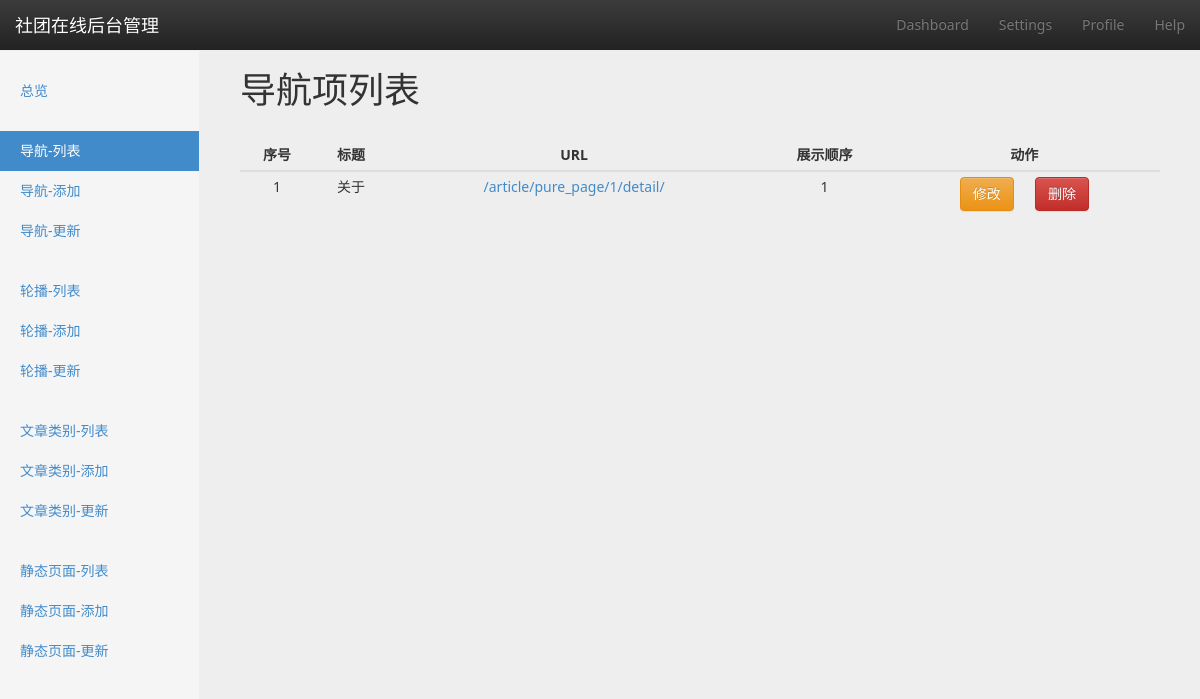
Page /navbar/list/ on the earlier database version.
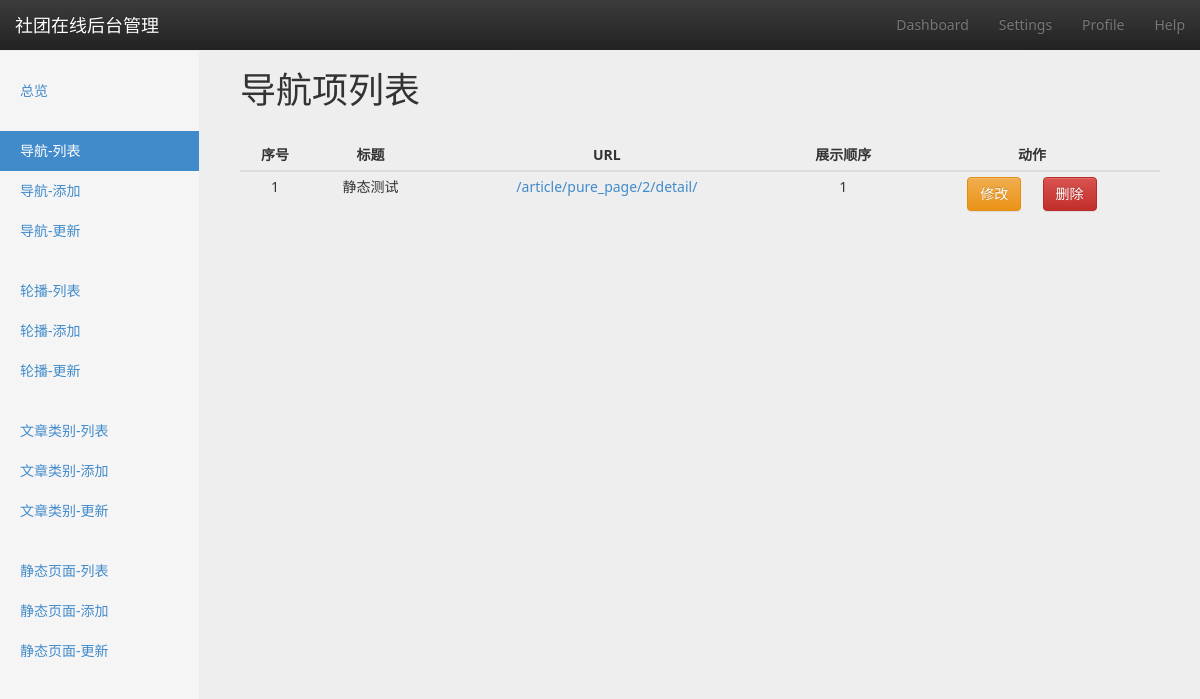
Same page on the later database version.
### navbar/models.py (models this page shows, shortened)
class NavItem(models.Model):
    title = models.CharField(verbose_name=u'标题', max_length=8, default=u'New page')
    url = models.CharField(verbose_name=u'指向链接', max_length=4096, blank=True, null=True)
    show_order = models.SmallIntegerField(verbose_name=u'展示顺序', default=0)
    create_time = models.DateTimeField(verbose_name=u'创建时间', auto_now_add=True)
    class Meta:
        verbose_name_plural = verbose_name = u'导航条'
        ordering = ['show_order', '-create_time']

### navbar/views.py (the view)
class NavbarListView(BaseMixin, ListView):
    model = NavItem
    context_object_name = 'navbar_list'
    def get_context_data(self, *args, **kwargs):
        context = super(NavbarListView, self).get_context_data(*args, **kwargs)
        context['active_page'] = 'navbar-list'
        return context

### utils/common_mixin.py (called while the page is built)
    def get_context_data(self, *args, **kwargs):
        context = super(BaseMixin, self).get_context_data(**kwargs)
        context['COMMUNITY_NAME'] = COMMUNITY_NAME
        context['COMMUNITY_DESCRIPTION'] = COMMUNITY_DESCRIPTION
        context['PAGE_NUMBER'] = PAGE_NUMBER
        return context

### templates/navbar/navitem_list.html (shortened to what this page needs)
{% extends 'website/backend/settings/settings_base.html' %}
{% block option-title %}
    导航项列表
{% endblock %}
{% block content %}
    <div class="col-md-12">
        <table class="table table-hover table-responsive table-condensed dashboard-table">
            <thead>
                <tr>
                    <th>序号</th>
                    <th>标题</th>
                    <th>URL</th>
                    <th>展示顺序</th>
                    <th>动作</th>
                </tr>
            </thead>
            <tbody>
                {% for item in navbar_list %}
                    <tr>
                        <td>{{ forloop.counter }}</td>
                        <td>{{ item.title }}</td>
                        <td><a href="{{ item.url }}">{{ item.url }}</a></td>
                        <td>{{ item.show_order }}</td>
                        <td>
                            <a href="{% url 'navbar-update' item.pk %}" class="btn btn-warning" role="button">修改</a>
                            <button class="btn btn-danger" role="button" data-id="{{ item.id }}">删除</button>
                        </td>
                    </tr>
                {% endfor %}
            </tbody>
        </table>
    </div>
{% endblock %}

### templates/website/backend/settings/settings_base.html (shortened to what this page needs)
{% extends 'website/backend/backend_base.html' %}
{% block nav %}
    {% include 'website/backend/settings/settings_nav.html' %}
{% endblock %}

### templates/website/backend/backend_base.html (shortened to what this page needs)
{% extends 'website/base_frame.html' %}
{% load staticfiles %}
{% block external_head %}
    <link rel="stylesheet" type="text/css" href="{% static 'css/dashboard.css' %}">
{% endblock %}
{% block body %}
<nav class="navbar navbar-inverse navbar-fixed-top">
    <div class="container-fluid">
        <div class="navbar-header">
            <a class="navbar-brand" href="#">{{ COMMUNITY_NAME }}后台管理</a>
        </div>
        <div id="navbar" class="navbar-collapse collapse">
            <ul class="nav navbar-nav navbar-right">
                <li><a href="{% url 'dashboard' %}">Dashboard</a></li>
                <li><a href="{% url 'settings' %}">Settings</a></li>
                <li><a href="#">Profile</a></li>
                <li><a href="#">Help</a></li>
            </ul>
        </div>
    </div>
</nav>
<div class="container-fluid">
    <div class="row">
        <div class="col-sm-3 col-md-2 sidebar">
            {% block nav %}{% endblock %}
        </div>
        <div class="col-sm-9 col-sm-offset-3 col-md-10 col-md-offset-2 main">
            <h1 class="page-header">{% block option-title %}{% endblock %}</h1>
            <div class="row placeholders">
                {% block content %}
                {% endblock %}
            </div>
        </div>
    </div>
</div>
{% endblock %}

### templates/website/base_frame.html (shortened to what this page needs)
{% load staticfiles %}
<!DOCTYPE html>
<html lang="zh-hans">
<head>
    <link rel="stylesheet" type="text/css" href="{% static 'css/bootstrap.min.css' %}">
    <link rel="stylesheet" type="text/css" href="{% static 'css/bootstrap-theme.min.css' %}">
    <link rel="stylesheet" type="text/css" href="{% static 'css/main.css' %}">
    {% block external_head %}{% endblock %}
</head>
<body>
    {% block body %}{% endblock %}
</body>
</html>

### templates/website/backend/settings/settings_nav.html
<ul class="nav nav-sidebar">
    <li id="overview"><a href="{% url 'settings' %}">总览</a></li>
</ul>
{% include 'navbar/navbar_settings_nav.html' %}
{% include 'carousel/carousel_settings_nav.html' %}
{% include 'article/category_settings_nav.html' %}
{% include 'article/purepage_dashboard_nav.html' %}

### templates/navbar/navbar_settings_nav.html
<ul class="nav nav-sidebar">
    <li id="navbar-list"><a href="{% url 'navbar-list' %}">导航-列表</a></li>
    <li id="navbar-add"><a href="{% url 'navbar-add' %}">导航-添加</a></li>
    <li id="navbar-update"><a href="{% url 'navbar-list' %}">导航-更新</a></li>
</ul>

### templates/carousel/carousel_settings_nav.html
<ul class="nav nav-sidebar">
    <li id="carousel-list"><a href="{% url 'carousel-list' %}">轮播-列表</a></li>
    <li id="carousel-add"><a href="{% url 'carousel-add' %}">轮播-添加</a></li>
    <li id="carousel-update"><a href="{% url 'carousel-list' %}">轮播-更新</a></li>
</ul>

### templates/article/category_settings_nav.html
<ul class="nav nav-sidebar">
    <li id="category-list"><a href="{% url 'category-list' %}">文章类别-列表</a></li>
    <li id="category-add"><a href="{% url 'category-add' %}">文章类别-添加</a></li>
    <li id="category-update"><a href="{% url 'category-list' %}">文章类别-更新</a></li>
</ul>

### templates/article/purepage_dashboard_nav.html
<ul class="nav nav-sidebar">
    <li id="pure-page-list"><a href="{% url 'pure-page-list' %}">静态页面-列表</a></li>
    <li id="pure-page-add"><a href="{% url 'pure-page-add' %}">静态页面-添加</a></li>
    <li id="pure-page-update"><a href="{% url 'pure-page-list' %}">静态页面-更新</a></li>
</ul>

### website/static/css/main.css (style rules this page uses)
body { background-color: #eeeeee; font-family: "Segoe UI", "Microsoft YaHei UI", sans-serif, "Segoe MDL2 Assets", "Symbols"; }

### website/static/css/dashboard.css (style rules this page uses)
body { padding-top: 50px; }
.navbar-fixed-top { border: 0; }
.sidebar { display: none; }
@media (min-width: 768px) { .sidebar { position: fixed; top: 51px; bottom: 0; left: 0; z-index: 1000; display: block; padding: 20px; overflow-x: hidden; overflow-y: auto; background-color: #f5f5f5; border-right: 1px solid #eee; } }
.nav-sidebar { margin-right: -21px; margin-bottom: 20px; margin-left: -20px; }
.nav-sidebar > li > a { padding-right: 20px; padding-left: 20px; }
.nav-sidebar > .active > a, .nav-sidebar > .active > a:hover, .nav-sidebar > .active > a:focus { color: #fff; background-color: #428bca; }
.main { padding: 20px; }
@media (min-width: 768px) { .main { padding-right: 40px; padding-left: 40px; } }
.main .page-header { margin-top: 0; }
.placeholders { margin-bottom: 30px; text-align: center; }
.dashboard-table th { text-align: center; }

Differences in the rows shown:
removed NavItem: title "关于", url "/article/pure_page/1/detail/", show_order "1"
added NavItem: title "静态测试", url "/article/pure_page/2/detail/", show_order "1"
